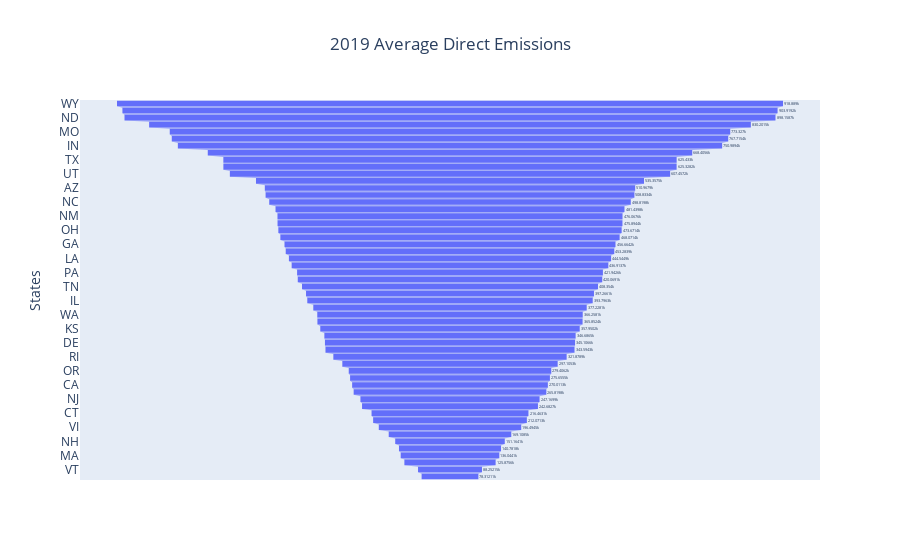

The notebook cell this image was saved under:
### Code cell
df_2019 = LRIT_new2.select("State", "avg_dir_emi_2019").sort("avg_dir_emi_2019", descending = True)
fig = go.Figure(go.Funnel(
    y=df_2019["State"],
    x=df_2019["avg_dir_emi_2019"] ))
fig.update_layout(title='2019 Average Direct Emissions ',xaxis_title="Average Emissions(2019)",yaxis_title="States",title_x=0.5)
fig.show()

### Figure 1 — Plotly figure (JSON) as saved in the notebook; plotly's stock layout.template omitted (floating-point values rounded to 4 significant figures)
{"data": [{"type": "funnel", "x": [918900.0, 903900.0, 898200.0, 830200.0, 773300.0, 767700.0, 751000.0, 668400.0, 625400.0, 625300.0, 607500.0, 535400.0, 511000.0, 508800.0, 498800.0, 481400.0, 476100.0, 475900.0, 473700.0, 468100.0, 456700.0, 453300.0, 444500.0, 436900.0, 421900.0, 420100.0, 408400.0, 397300.0, 393800.0, 377200.0, 366300.0, 365900.0, 358000.0, 346700.0, 345100.0, 343600.0, 321900.0, 297100.0, 279400.0, 275700.0, 270000.0, 265800.0, 247200.0, 242700.0, 216500.0, 212100.0, 196500.0, 169100.0, 151200.0, 140800.0, 136000.0, 125900.0, 88250.0, 78310.0], "y": ["WY", "WV", "ND", "MT", "MO", "FL", "IN", "KY", "TX", "PR", "UT", "AL", "AZ", "GU", "NC", "NV", "NM", "CO", "OH", "AR", "GA", "MS", "LA", "NE", "PA", "MI", "TN", "SC", "IL", "OK", "WA", "WI", "KS", "IA", "DE", "MN", "RI", "HI", "OR", "VA", "CA", "MD", "NJ", "AK", "CT", "SD", "VI", "NY", "NH", "ID", "MA", "ME", "VT", "DC"]}], "layout": {"title": {"text": "2019 Average Direct Emissions ", "x": 0.5}, "xaxis": {"title": {"text": "Average Emissions(2019)"}}, "yaxis": {"title": {"text": "States"}}}}
